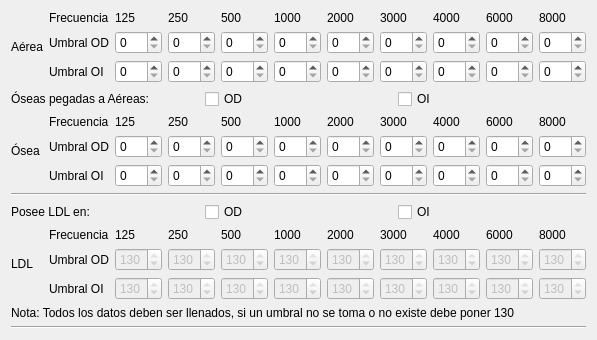
     <widget class="QWidget" name="tab_audiometria">
      <attribute name="title">
       <string>Audiometría</string>
      </attribute>
      <layout class="QVBoxLayout" name="verticalLayout_tab1">
   <item>
    <layout class="QGridLayout" name="gridLayout">
     <item row="2" column="3">
      <widget class="QSpinBox" name="spbox_a_oi_1">
       <property name="maximum">
        <number>120</number>
       </property>
       <property name="singleStep">
        <number>5</number>
       </property>
      </widget>
     </item>
     <item row="1" column="2">
      <widget class="QSpinBox" name="spbox_a_od_0">
       <property name="maximum">
        <number>120</number>
       </property>
       <property name="singleStep">
        <number>5</number>
       </property>
      </widget>
     </item>
     <item row="1" column="9">
      <widget class="QSpinBox" name="spbox_a_od_7">
       <property name="maximum">
        <number>120</number>
       </property>
       <property name="singleStep">
        <number>5</number>
       </property>
      </widget>
     </item>
     <item row="2" column="8">
      <widget class="QSpinBox" name="spbox_a_oi_6">
       <property name="maximum">
        <number>120</number>
       </property>
       <property name="singleStep">
        <number>5</number>
       </property>
      </widget>
     </item>
     <item row="2" column="10">
      <widget class="QSpinBox" name="spbox_a_oi_8">
       <property name="maximum">
        <number>120</number>
       </property>
       <property name="singleStep">
        <number>5</number>
       </property>
      </widget>
     </item>
     <item row="0" column="1">
      <widget class="QLabel" name="label_10">
       <property name="text">
        <string>Frecuencia</string>
       </property>
      </widget>
     </item>
     <item row="1" column="3">
      <widget class="QSpinBox" name="spbox_a_od_1">
       <property name="maximum">
        <number>120</number>
       </property>
       <property name="singleStep">
        <number>5</number>
       </property>
      </widget>
     </item>
     <item row="1" column="7">
      <widget class="QSpinBox" name="spbox_a_od_5">
       <property name="maximum">
        <number>120</number>
       </property>
       <property name="singleStep">
        <number>5</number>
       </property>
      </widget>
     </item>
     <item row="0" column="3">
      <widget class="QLabel" name="label_2">
       <property name="text">
        <string>250</string>
       </property>
      </widget>
     </item>
     <item row="1" column="1">
      <widget class="QLabel" name="label_11">
       <property name="text">
        <string>Umbral OD</string>
       </property>
      </widget>
     </item>
     <item row="0" column="9">
      <widget class="QLabel" name="label_8">
       <property name="text">
        <string>6000</string>
       </property>
      </widget>
     </item>
     <item row="2" column="4">
      <widget class="QSpinBox" name="spbox_a_oi_2">
       <property name="maximum">
        <number>120</number>
       </property>
       <property name="singleStep">
        <number>5</number>
       </property>
      </widget>
     </item>
     <item row="1" column="10">
      <widget class="QSpinBox" name="spbox_a_od_8">
       <property name="maximum">
        <number>120</number>
       </property>
       <property name="singleStep">
        <number>5</number>
       </property>
      </widget>
     </item>
     <item row="0" column="10">
      <widget class="QLabel" name="label_9">
       <property name="text">
        <string>8000</string>
       </property>
      </widget>
     </item>
     <item row="2" column="7">
      <widget class="QSpinBox" name="spbox_a_oi_5">
       <property name="maximum">
        <number>120</number>
       </property>
       <property name="singleStep">
        <number>5</number>
       </property>
      </widget>
     </item>
     <item row="2" column="5">
      <widget class="QSpinBox" name="spbox_a_oi_3">
       <property name="maximum">
        <number>120</number>
       </property>
       <property name="singleStep">
        <number>5</number>
       </property>
      </widget>
     </item>
     <item row="0" column="7">
      <widget class="QLabel" name="label_6">
       <property name="text">
        <string>3000</string>
       </property>
      </widget>
     </item>
     <item row="1" column="5">
      <widget class="QSpinBox" name="spbox_a_od_3">
       <property name="maximum">
        <number>120</number>
       </property>
       <property name="singleStep">
        <number>5</number>
       </property>
      </widget>
     </item>
     <item row="0" column="0" rowspan="3">
      <widget class="QLabel" name="label_13">
       <property name="text">
        <string>Aérea</string>
       </property>
      </widget>
     </item>
     <item row="1" column="6">
      <widget class="QSpinBox" name="spbox_a_od_4">
       <property name="maximum">
        <number>120</number>
       </property>
       <property name="singleStep">
        <number>5</number>
       </property>
      </widget>
     </item>
     <item row="2" column="1">
      <widget class="QLabel" name="label_12">
       <property name="text">
        <string>Umbral OI</string>
       </property>
      </widget>
     </item>
     <item row="2" column="2">
      <widget class="QSpinBox" name="spbox_a_oi_0">
       <property name="maximum">
        <number>120</number>
       </property>
       <property name="singleStep">
        <number>5</number>
       </property>
      </widget>
     </item>
     <item row="0" column="2">
      <widget class="QLabel" name="label">
       <property name="text">
        <string>125</string>
       </property>
      </widget>
     </item>
     <item row="0" column="8">
      <widget class="QLabel" name="label_7">
       <property name="text">
        <string>4000</string>
       </property>
      </widget>
     </item>
     <item row="2" column="9">
      <widget class="QSpinBox" name="spbox_a_oi_7">
       <property name="maximum">
        <number>120</number>
       </property>
       <property name="singleStep">
        <number>5</number>
       </property>
      </widget>
     </item>
     <item row="2" column="6">
      <widget class="QSpinBox" name="spbox_a_oi_4">
       <property name="maximum">
        <number>120</number>
       </property>
       <property name="singleStep">
        <number>5</number>
       </property>
      </widget>
     </item>
     <item row="0" column="6">
      <widget class="QLabel" name="label_5">
       <property name="text">
        <string>2000</string>
       </property>
      </widget>
     </item>
     <item row="0" column="5">
      <widget class="QLabel" name="label_4">
       <property name="text">
        <string>1000</string>
       </property>
      </widget>
     </item>
     <item row="1" column="8">
      <widget class="QSpinBox" name="spbox_a_od_6">
       <property name="maximum">
        <number>120</number>
       </property>
       <property name="singleStep">
        <number>5</number>
       </property>
      </widget>
     </item>
     <item row="1" column="4">
      <widget class="QSpinBox" name="spbox_a_od_2">
       <property name="maximum">
        <number>120</number>
       </property>
       <property name="singleStep">
        <number>5</number>
       </property>
      </widget>
     </item>
     <item row="0" column="4">
      <widget class="QLabel" name="label_3">
       <property name="text">
        <string>500</string>
       </property>
      </widget>
     </item>
    </layout>
   </item>
   <item>
    <layout class="QHBoxLayout" name="horizontalLayout">
     <item>
      <widget class="QLabel" name="label_41">
       <property name="text">
        <string>Óseas pegadas a Aéreas:</string>
       </property>
      </widget>
     </item>
     <item>
      <widget class="QCheckBox" name="chbox_peg_od">
       <property name="text">
        <string>OD</string>
       </property>
      </widget>
     </item>
     <item>
      <widget class="QCheckBox" name="chbox_peg_oi">
       <property name="text">
        <string>OI</string>
       </property>
      </widget>
     </item>
    </layout>
   </item>
   <item>
    <layout class="QGridLayout" name="gridLayout_2">
     <item row="0" column="5">
      <widget class="QLabel" name="label_14">
       <property name="text">
        <string>1000</string>
       </property>
      </widget>
     </item>
     <item row="0" column="1">
      <widget class="QLabel" name="label_15">
       <property name="text">
        <string>Frecuencia</string>
       </property>
      </widget>
     </item>
     <item row="1" column="1">
      <widget class="QLabel" name="label_16">
       <property name="text">
        <string>Umbral OD</string>
       </property>
      </widget>
     </item>
     <item row="0" column="2">
      <widget class="QLabel" name="label_17">
       <property name="text">
        <string>125</string>
       </property>
      </widget>
     </item>
     <item row="0" column="6">
      <widget class="QLabel" name="label_18">
       <property name="text">
        <string>2000</string>
       </property>
      </widget>
     </item>
     <item row="0" column="10">
      <widget class="QLabel" name="label_19">
       <property name="text">
        <string>8000</string>
       </property>
      </widget>
     </item>
     <item row="2" column="1">
      <widget class="QLabel" name="label_20">
       <property name="text">
        <string>Umbral OI</string>
       </property>
      </widget>
     </item>
     <item row="0" column="3">
      <widget class="QLabel" name="label_21">
       <property name="text">
        <string>250</string>
       </property>
      </widget>
     </item>
     <item row="0" column="7">
      <widget class="QLabel" name="label_22">
       <property name="text">
        <string>3000</string>
       </property>
      </widget>
     </item>
     <item row="0" column="4">
      <widget class="QLabel" name="label_23">
       <property name="text">
        <string>500</string>
       </property>
      </widget>
     </item>
     <item row="0" column="9">
      <widget class="QLabel" name="label_24">
       <property name="text">
        <string>6000</string>
       </property>
      </widget>
     </item>
     <item row="0" column="8">
      <widget class="QLabel" name="label_25">
       <property name="text">
        <string>4000</string>
       </property>
      </widget>
     </item>
     <item row="0" column="0" rowspan="3">
      <widget class="QLabel" name="label_26">
       <property name="text">
        <string>Ósea</string>
       </property>
      </widget>
     </item>
     <item row="1" column="2">
      <widget class="QSpinBox" name="spbox_o_od_0">
       <property name="maximum">
        <number>120</number>
       </property>
       <property name="singleStep">
        <number>5</number>
       </property>
      </widget>
     </item>
     <item row="1" column="3">
      <widget class="QSpinBox" name="spbox_o_od_1">
       <property name="maximum">
        <number>120</number>
       </property>
       <property name="singleStep">
        <number>5</number>
       </property>
      </widget>
     </item>
     <item row="1" column="4">
      <widget class="QSpinBox" name="spbox_o_od_2">
       <property name="maximum">
        <number>120</number>
       </property>
       <property name="singleStep">
        <number>5</number>
       </property>
      </widget>
     </item>
     <item row="1" column="5">
      <widget class="QSpinBox" name="spbox_o_od_3">
       <property name="maximum">
        <number>120</number>
       </property>
       <property name="singleStep">
        <number>5</number>
       </property>
      </widget>
     </item>
     <item row="1" column="6">
      <widget class="QSpinBox" name="spbox_o_od_4">
       <property name="maximum">
        <number>120</number>
       </property>
       <property name="singleStep">
        <number>5</number>
       </property>
      </widget>
     </item>
     <item row="1" column="7">
      <widget class="QSpinBox" name="spbox_o_od_5">
       <property name="maximum">
        <number>120</number>
       </property>
       <property name="singleStep">
        <number>5</number>
       </property>
      </widget>
     </item>
     <item row="1" column="8">
      <widget class="QSpinBox" name="spbox_o_od_6">
       <property name="maximum">
        <number>120</number>
       </property>
       <property name="singleStep">
        <number>5</number>
       </property>
      </widget>
     </item>
     <item row="1" column="9">
      <widget class="QSpinBox" name="spbox_o_od_7">
       <property name="maximum">
        <number>120</number>
       </property>
       <property name="singleStep">
        <number>5</number>
       </property>
      </widget>
     </item>
     <item row="1" column="10">
      <widget class="QSpinBox" name="spbox_o_od_8">
       <property name="maximum">
        <number>120</number>
       </property>
       <property name="singleStep">
        <number>5</number>
       </property>
      </widget>
     </item>
     <item row="2" column="8">
      <widget class="QSpinBox" name="spbox_o_oi_6">
       <property name="maximum">
        <number>120</number>
       </property>
       <property name="singleStep">
        <number>5</number>
       </property>
      </widget>
     </item>
     <item row="2" column="9">
      <widget class="QSpinBox" name="spbox_o_oi_7">
       <property name="maximum">
        <number>120</number>
       </property>
       <property name="singleStep">
        <number>5</number>
       </property>
      </widget>
     </item>
     <item row="2" column="10">
      <widget class="QSpinBox" name="spbox_o_oi_8">
       <property name="maximum">
        <number>120</number>
       </property>
       <property name="singleStep">
        <number>5</number>
       </property>
      </widget>
     </item>
     <item row="2" column="2">
      <widget class="QSpinBox" name="spbox_o_oi_0">
       <property name="maximum">
        <number>120</number>
       </property>
       <property name="singleStep">
        <number>5</number>
       </property>
      </widget>
     </item>
     <item row="2" column="3">
      <widget class="QSpinBox" name="spbox_o_oi_1">
       <property name="maximum">
        <number>120</number>
       </property>
       <property name="singleStep">
        <number>5</number>
       </property>
      </widget>
     </item>
     <item row="2" column="4">
      <widget class="QSpinBox" name="spbox_o_oi_2">
       <property name="maximum">
        <number>120</number>
       </property>
       <property name="singleStep">
        <number>5</number>
       </property>
      </widget>
     </item>
     <item row="2" column="5">
      <widget class="QSpinBox" name="spbox_o_oi_3">
       <property name="maximum">
        <number>120</number>
       </property>
       <property name="singleStep">
        <number>5</number>
       </property>
      </widget>
     </item>
     <item row="2" column="6">
      <widget class="QSpinBox" name="spbox_o_oi_4">
       <property name="maximum">
        <number>120</number>
       </property>
       <property name="singleStep">
        <number>5</number>
       </property>
      </widget>
     </item>
     <item row="2" column="7">
      <widget class="QSpinBox" name="spbox_o_oi_5">
       <property name="maximum">
        <number>120</number>
       </property>
       <property name="singleStep">
        <number>5</number>
       </property>
      </widget>
     </item>
    </layout>
   </item>
   <item>
    <widget class="Line" name="line_3">
     <property name="orientation">
      <enum>Qt::Horizontal</enum>
     </property>
    </widget>
   </item>
   <item>
    <layout class="QHBoxLayout" name="horizontalLayout_2">
     <item>
      <widget class="QLabel" name="label_42">
       <property name="text">
        <string>Posee LDL en:</string>
       </property>
      </widget>
     </item>
     <item>
      <widget class="QCheckBox" name="chbox_ldl_od">
       <property name="text">
        <string>OD</string>
       </property>
      </widget>
     </item>
     <item>
      <widget class="QCheckBox" name="chbox_ldl_oi">
       <property name="text">
        <string>OI</string>
       </property>
      </widget>
     </item>
    </layout>
   </item>
   <item>
    <layout class="QGridLayout" name="gridLayout_3">
     <item row="1" column="6">
      <widget class="QSpinBox" name="spbox_ldl_od_4">
       <property name="enabled">
        <bool>false</bool>
       </property>
       <property name="maximum">
        <number>130</number>
       </property>
       <property name="singleStep">
        <number>5</number>
       </property>
       <property name="value">
        <number>130</number>
       </property>
      </widget>
     </item>
     <item row="2" column="1">
      <widget class="QLabel" name="label_33">
       <property name="text">
        <string>Umbral OI</string>
       </property>
      </widget>
     </item>
     <item row="2" column="2">
      <widget class="QSpinBox" name="spbox_ldl_oi_0">
       <property name="enabled">
        <bool>false</bool>
       </property>
       <property name="maximum">
        <number>130</number>
       </property>
       <property name="singleStep">
        <number>5</number>
       </property>
       <property name="value">
        <number>130</number>
       </property>
      </widget>
     </item>
     <item row="2" column="10">
      <widget class="QSpinBox" name="spbox_ldl_oi_8">
       <property name="enabled">
        <bool>false</bool>
       </property>
       <property name="maximum">
        <number>130</number>
       </property>
       <property name="singleStep">
        <number>5</number>
       </property>
       <property name="value">
        <number>130</number>
       </property>
      </widget>
     </item>
     <item row="0" column="7">
      <widget class="QLabel" name="label_35">
       <property name="text">
        <string>3000</string>
       </property>
      </widget>
     </item>
     <item row="2" column="9">
      <widget class="QSpinBox" name="spbox_ldl_oi_7">
       <property name="enabled">
        <bool>false</bool>
       </property>
       <property name="maximum">
        <number>130</number>
       </property>
       <property name="singleStep">
        <number>5</number>
       </property>
       <property name="value">
        <number>130</number>
       </property>
      </widget>
     </item>
     <item row="1" column="5">
      <widget class="QSpinBox" name="spbox_ldl_od_3">
       <property name="enabled">
        <bool>false</bool>
       </property>
       <property name="maximum">
        <number>130</number>
       </property>
       <property name="singleStep">
        <number>5</number>
       </property>
       <property name="value">
        <number>130</number>
       </property>
      </widget>
     </item>
     <item row="1" column="9">
      <widget class="QSpinBox" name="spbox_ldl_od_7">
       <property name="enabled">
        <bool>false</bool>
       </property>
       <property name="maximum">
        <number>130</number>
       </property>
       <property name="singleStep">
        <number>5</number>
       </property>
       <property name="value">
        <number>130</number>
       </property>
      </widget>
     </item>
     <item row="1" column="10">
      <widget class="QSpinBox" name="spbox_ldl_od_8">
       <property name="enabled">
        <bool>false</bool>
       </property>
       <property name="maximum">
        <number>130</number>
       </property>
       <property name="singleStep">
        <number>5</number>
       </property>
       <property name="value">
        <number>130</number>
       </property>
      </widget>
     </item>
     <item row="0" column="5">
      <widget class="QLabel" name="label_27">
       <property name="text">
        <string>1000</string>
       </property>
      </widget>
     </item>
     <item row="0" column="2">
      <widget class="QLabel" name="label_30">
       <property name="text">
        <string>125</string>
       </property>
      </widget>
     </item>
     <item row="1" column="3">
      <widget class="QSpinBox" name="spbox_ldl_od_1">
       <property name="enabled">
        <bool>false</bool>
       </property>
       <property name="maximum">
        <number>130</number>
       </property>
       <property name="singleStep">
        <number>5</number>
       </property>
       <property name="value">
        <number>130</number>
       </property>
      </widget>
     </item>
     <item row="2" column="7">
      <widget class="QSpinBox" name="spbox_ldl_oi_5">
       <property name="enabled">
        <bool>false</bool>
       </property>
       <property name="maximum">
        <number>130</number>
       </property>
       <property name="singleStep">
        <number>5</number>
       </property>
       <property name="value">
        <number>130</number>
       </property>
      </widget>
     </item>
     <item row="0" column="8">
      <widget class="QLabel" name="label_38">
       <property name="text">
        <string>4000</string>
       </property>
      </widget>
     </item>
     <item row="1" column="7">
      <widget class="QSpinBox" name="spbox_ldl_od_5">
       <property name="enabled">
        <bool>false</bool>
       </property>
       <property name="maximum">
        <number>130</number>
       </property>
       <property name="singleStep">
        <number>5</number>
       </property>
       <property name="value">
        <number>130</number>
       </property>
      </widget>
     </item>
     <item row="2" column="4">
      <widget class="QSpinBox" name="spbox_ldl_oi_2">
       <property name="enabled">
        <bool>false</bool>
       </property>
       <property name="maximum">
        <number>130</number>
       </property>
       <property name="singleStep">
        <number>5</number>
       </property>
       <property name="value">
        <number>130</number>
       </property>
      </widget>
     </item>
     <item row="1" column="1">
      <widget class="QLabel" name="label_29">
       <property name="text">
        <string>Umbral OD</string>
       </property>
      </widget>
     </item>
     <item row="1" column="2">
      <widget class="QSpinBox" name="spbox_ldl_od_0">
       <property name="enabled">
        <bool>false</bool>
       </property>
       <property name="maximum">
        <number>130</number>
       </property>
       <property name="singleStep">
        <number>5</number>
       </property>
       <property name="value">
        <number>130</number>
       </property>
      </widget>
     </item>
     <item row="0" column="9">
      <widget class="QLabel" name="label_37">
       <property name="text">
        <string>6000</string>
       </property>
      </widget>
     </item>
     <item row="2" column="3">
      <widget class="QSpinBox" name="spbox_ldl_oi_1">
       <property name="enabled">
        <bool>false</bool>
       </property>
       <property name="maximum">
        <number>130</number>
       </property>
       <property name="singleStep">
        <number>5</number>
       </property>
       <property name="value">
        <number>130</number>
       </property>
      </widget>
     </item>
     <item row="0" column="3">
      <widget class="QLabel" name="label_34">
       <property name="text">
        <string>250</string>
       </property>
      </widget>
     </item>
     <item row="0" column="10">
      <widget class="QLabel" name="label_32">
       <property name="text">
        <string>8000</string>
       </property>
      </widget>
     </item>
     <item row="0" column="0" rowspan="3">
      <widget class="QLabel" name="label_39">
       <property name="text">
        <string>LDL</string>
       </property>
      </widget>
     </item>
     <item row="1" column="8">
      <widget class="QSpinBox" name="spbox_ldl_od_6">
       <property name="enabled">
        <bool>false</bool>
       </property>
       <property name="maximum">
        <number>130</number>
       </property>
       <property name="singleStep">
        <number>5</number>
       </property>
       <property name="value">
        <number>130</number>
       </property>
      </widget>
     </item>
     <item row="2" column="6">
      <widget class="QSpinBox" name="spbox_ldl_oi_4">
       <property name="enabled">
        <bool>false</bool>
       </property>
       <property name="maximum">
        <number>130</number>
       </property>
       <property name="singleStep">
        <number>5</number>
       </property>
       <property name="value">
        <number>130</number>
       </property>
      </widget>
     </item>
     <item row="1" column="4">
      <widget class="QSpinBox" name="spbox_ldl_od_2">
       <property name="enabled">
        <bool>false</bool>
       </property>
       <property name="maximum">
        <number>130</number>
       </property>
       <property name="singleStep">
        <number>5</number>
       </property>
       <property name="value">
        <number>130</number>
       </property>
      </widget>
     </item>
     <item row="0" column="6">
      <widget class="QLabel" name="label_31">
       <property name="text">
        <string>2000</string>
       </property>
      </widget>
     </item>
     <item row="0" column="4">
      <widget class="QLabel" name="label_36">
       <property name="text">
        <string>500</string>
       </property>
      </widget>
     </item>
     <item row="2" column="5">
      <widget class="QSpinBox" name="spbox_ldl_oi_3">
       <property name="enabled">
        <bool>false</bool>
       </property>
       <property name="maximum">
        <number>130</number>
       </property>
       <property name="singleStep">
        <number>5</number>
       </property>
       <property name="value">
        <number>130</number>
       </property>
      </widget>
     </item>
     <item row="2" column="8">
      <widget class="QSpinBox" name="spbox_ldl_oi_6">
       <property name="enabled">
        <bool>false</bool>
       </property>
       <property name="maximum">
        <number>130</number>
       </property>
       <property name="singleStep">
        <number>5</number>
       </property>
       <property name="value">
        <number>130</number>
       </property>
      </widget>
     </item>
     <item row="0" column="1">
      <widget class="QLabel" name="label_28">
       <property name="text">
        <string>Frecuencia</string>
       </property>
      </widget>
     </item>
    </layout>
   </item>
   <item>
    <widget class="QLabel" name="label_40">
     <property name="text">
      <string>Nota: Todos los datos deben ser llenados, si un umbral no se toma o no existe debe poner 130</string>
     </property>
    </widget>
   </item>
   <item>
    <widget class="Line" name="line_2">
     <property name="orientation">
      <enum>Qt::Horizontal</enum>
     </property>
    </widget>
   </item>
      </layout>
     </widget>
